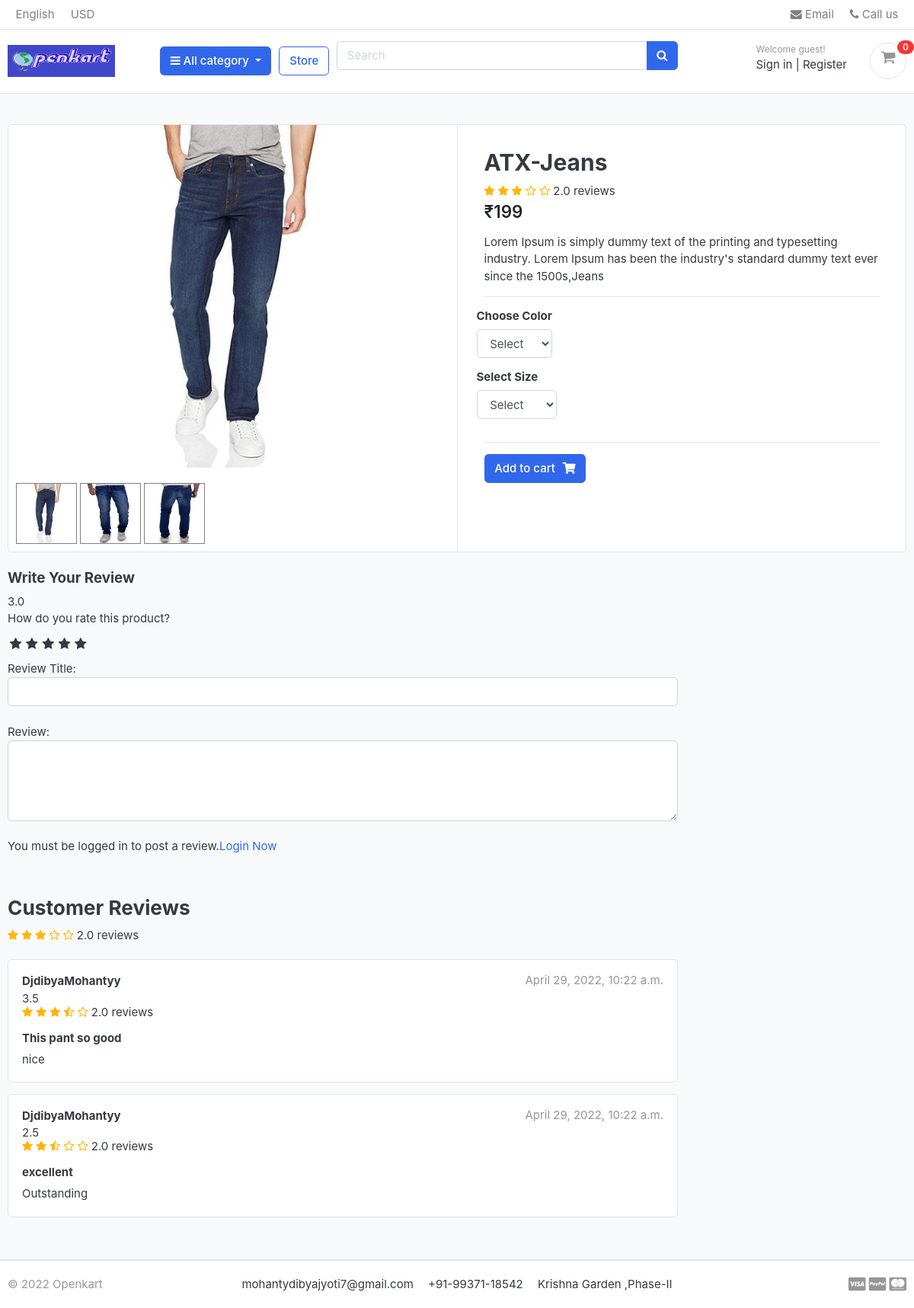
The app's page /store/category/jeans/atx-jeans with its own data.
### store/models.py (models this page shows, shortened)
class Product(models.Model):
    product_name   = models.CharField(max_length=200,unique=True)
    slug           = models.SlugField(max_length=200,unique=True)
    description    = models.TextField(max_length=500,blank=True)
    price          = models.IntegerField()
    images         = models.ImageField(upload_to='photos/products')
    stock          = models.IntegerField()
    is_available   = models.BooleanField(default=True)
    category       = models.ForeignKey(Category,on_delete=models.CASCADE)
    created_date   = models.DateTimeField(auto_now_add=True)
    modified_date  = models.DateTimeField(auto_now=True)
    def averageReview(self):
        reviews = ReviewRating.objects.filter(product=self,status=True).aggregate(average=Avg('rating'))
        avg = 0
        if reviews['average'] is not None:
            avg = float(reviews['average'])
        return avg
    def countReview(self):
        reviews = ReviewRating.objects.filter(product=self, status=True).aggregate(count=Count('id'))
        count = 0
        if reviews['count'] is not None:
            count = float(reviews['count'])
        return count

class ProductGallery(models.Model):
    product = models.ForeignKey(Product,default=None, on_delete=models.CASCADE)
    image = models.ImageField(upload_to='store/products',max_length=255)
    class Meta:
        verbose_name = 'productgallery'
        verbose_name_plural = 'product gallery'

class ReviewRating(models.Model):
    product = models.ForeignKey(Product, on_delete=models.CASCADE)
    user = models.ForeignKey(Account, on_delete=models.CASCADE)
    subject = models.CharField(max_length=100,blank=True)
    review = models.TextField(max_length=500,blank=True)
    rating = models.FloatField()
    ip = models.CharField(max_length=20,blank=True)
    status = models.BooleanField(default=True)
    created_data = models.DateTimeField(auto_now_add=True)
    updated_at = models.DateTimeField(auto_now=True)

### accounts/models.py (models this page shows, shortened)
class Account(AbstractBaseUser):
    first_name   = models.CharField(max_length=50)
    last_name    = models.CharField(max_length=50)
    username     = models.CharField(max_length=50,unique=True)
    email        = models.EmailField(max_length=100,unique=True)
    phone_number = models.CharField(max_length=50)
    date_joined  = models.DateTimeField(auto_now_add=True)
    last_login   = models.DateTimeField(auto_now_add=True)
    is_admin     = models.BooleanField(default=False)
    is_staff     = models.BooleanField(default=False)
    is_active    = models.BooleanField(default=False)
    is_superadmin = models.BooleanField(default=False)
    USERNAME_FIELD = 'email'
    REQUIRED_FIELDS = ['username','first_name','last_name']
    objects = MyAccountManager()
    def full_name(self):
        return f'{self.first_name}{self.last_name}'

### store/views.py (the view)
# urls.py: path('category/<slug:category_slug>/<slug:product_slug>', views.product_detail,name='product_detail'),
def product_detail(request,category_slug,product_slug):
    try:
        single_product = Product.objects.get(category__slug=category_slug,slug=product_slug)
        in_cart = CartItem.objects.filter(cart__cart_id =_cart_id(request),product=single_product).exists()
    except Exception as e:
        raise e
    if request.user.is_authenticated:
        try:
            orderproduct = OrderProduct.objects.filter(user=request.user,product_id=single_product.id).exists()
        except OrderProduct.DoesNotExist:
            orderproduct = None
    else:
        orderproduct = None
    reviews = ReviewRating.objects.filter(product_id=single_product.id,status=True)
    product_gallery = ProductGallery.objects.filter(product_id=single_product.id)
    context ={
        'single_product':single_product,
        'in_cart'       : in_cart,
        'orderproduct'  : orderproduct,
        'reviews'       : reviews,
        'product_gallery' : product_gallery,
    }
    return render(request,'store/product_detail.html',context)

### carts/context_processors.py (called while the page is built)
def counter(request):
    cart_count = 0
    if 'admin' in request.path:
        return {}
    else:
        try:
            cart = Cart.objects.filter(cart_id=_cart_id(request))
            if request.user.is_authenticated:
                cart_items = CartItem.objects.all().filter(user=request.user)
            else:
                cart_items = CartItem.objects.all().filter(cart=cart[:1])
            for cart_item in cart_items:
                cart_count +=  cart_item.quantity
        except Cart.DoesNotExist:
            cart_count = 0
    return dict(cart_count=cart_count)

### carts/views.py (called while the page is built)
def _cart_id(request):
    cart = request.session.session_key
    if not cart:
        cart = request.session.create()
    return cart

### category/context_processors.py (called while the page is built)
def menu_links(request):
    links = Category.objects.all()
    return dict(links=links)

### category/models.py (called while the page is built)
    def get_url(self):
        return reverse('products_by_category',args=[self.slug])

### store/models.py (called while the page is built)
    def colors(self):
        return super(VariationManager, self).filter(variation_category='color',is_active=True)

    def sizes(self):
        return super(VariationManager, self).filter(variation_category='size',is_active =True)

### templates/store/product_detail.html (shortened to what this page needs)
{% extends 'base.html' %}
{% load static %}
{% block content %}
<section class="section-content padding-y bg">
<div class="container">
<div class="card">
	<div class="row no-gutters">
		<aside class="col-md-6">
		<article class="gallery-wrap">
			<div class="img-big-wrap mainImage">
			  <center><img src="{{ single_product.images.url }}"></center>
			</div>
		</article>
		<ul class="thumb">
			<li>
				<a href="{{ single_product.images.url }}" target="mainImage"><img src="{{ single_product.images.url }}" alt="Product Image"></a>
				{% for i in product_gallery %}
				<a href="{{i.image.url}}" target="mainImage"><img src="{{i.image.url}}" alt="Product Image"></a>
				{% endfor %}
			</li>
		</ul>
		</aside>
		<main class="col-md-6 border-left">
	<form action="{% url 'add_cart' single_product.id %}" method="POST">
		<article class="content-body">
		<h2 class="title">{{ single_product.product_name }}</h2>
		<div class="rating-star">
					<span>
						<i class="fa fa-star{% if single_product.averageReview < 0.5 %}-o{% elif single_product.averageReview >= 0.5 and single_product.averageReview < 1 %}-half-o {% endif %}" aria-hidden="true"></i>
						<i class="fa fa-star{% if single_product.averageReview < 1.5 %}-o{% elif single_product.averageReview >= 1.5 and single_product.averageReview < 2 %}-half-o {% endif %}" aria-hidden="true"></i>
						<i class="fa fa-star{% if single_product.averageReview < 2.5 %}-o{% elif single_product.averageReview >= 2.5 and single_product.averageReview < 3 %}-half-o {% endif %}" aria-hidden="true"></i>
						<i class="fa fa-star{% if single_product.averageReview < 3.5 %}-o{% elif single_product.averageReview >= 3.5 and single_product.averageReview < 4 %}-half-o {% endif %}" aria-hidden="true"></i>
						<i class="fa fa-star{% if single_product.averageReview < 4.5 %}-o{% elif single_product.averageReview >= 4.5 and single_product.averageReview < 5 %}-half-o {% endif %}" aria-hidden="true"></i>
					</span>
			<span>{{single_product.countReview}} reviews</span>
				</div>
		<div class="mb-3">
			<var class="price h4">₹{{ single_product.price }}</var>
		</div>
		<p>{{single_product.description}}</p>
		<hr>
			<div class="row">
				<div class="item-option-select">
					<h6>Choose Color</h6>
					<select name="color" class="form-control" required>
						<option value="" disabled selected>Select</option>
					</select>
				</div>
			</div>
			<div class="row">
				<div class="item-option-select">
					<h6>Select Size</h6>
					<select name="size" class="form-control" required>
						<option value="" disabled selected>Select</option>
					</select>
				</div>
			</div>
			<hr>
			{% if single_product.stock <= 0 %}
				<h5 class="text-danger">Out Of Stock</h5>
				{% else %}
			      <button type="submit" class="btn  btn-primary"> <span class="text">Add to cart</span><i class="fas fa-shopping-cart"></i></button></article>
			{% endif %}
    </form>
		</main>
	</div>
</div>
<br>
<div class="row">
	<div class="col-md-9">
	<form action="{% url 'submit_review' single_product.id %}" method="POST">
		<h5>Write Your Review</h5>
		{{single_product.averageReview}}
		<div>
			<label>How do you rate this product?</label>
			<br>
			<div class="rate">
				<input type="radio" name="rating" id="rating10" value="5" required><label for="rating10" title="5"></label>
				<input type="radio" name="rating" id="rating8" value="4" required><label for="rating8" title="4"></label>
				<input type="radio" name="rating" id="rating6" value="3" required><label for="rating6" title="3"></label>
				<input type="radio" name="rating" id="rating4" value="2" required><label for="rating4" title="2"></label>
				<input type="radio" name="rating" id="rating2" value="1" required><label for="rating2" title="1"></label>
			</div>
			<br>
			Review Title:
			<input type="text" class="form-control" name="subject" required>
			<br>
			Review:
			<textarea name="review" rows="4" class="form-control"></textarea>
			<br>
			{% if user.is_authenticated %}
				{% if orderproduct %}
			      <input type="submit" value="Submit Review" class="btn btn-primary">
				{% else %}
				   <p>You must purchase this product to post a review.</p>
			    {% endif %}
			{% else %}
			<p>You must be logged in to post a review.<span><a href="{% url 'login' %}">Login Now</a></span></p>
			{% endif %}
		</div>
	</form>
<br>
<header class="section-heading">
		<h3>Customer Reviews </h3>
		<span>
			<div class="rating-star">
					<span>
						<i class="fa fa-star{% if single_product.averageReview < 0.5 %}-o{% elif single_product.averageReview >= 0.5 and single_product.averageReview < 1 %}-half-o {% endif %}" aria-hidden="true"></i>
						<i class="fa fa-star{% if single_product.averageReview < 1.5 %}-o{% elif single_product.averageReview >= 1.5 and single_product.averageReview < 2 %}-half-o {% endif %}" aria-hidden="true"></i>
						<i class="fa fa-star{% if single_product.averageReview < 2.5 %}-o{% elif single_product.averageReview >= 2.5 and single_product.averageReview < 3 %}-half-o {% endif %}" aria-hidden="true"></i>
						<i class="fa fa-star{% if single_product.averageReview < 3.5 %}-o{% elif single_product.averageReview >= 3.5 and single_product.averageReview < 4 %}-half-o {% endif %}" aria-hidden="true"></i>
						<i class="fa fa-star{% if single_product.averageReview < 4.5 %}-o{% elif single_product.averageReview >= 4.5 and single_product.averageReview < 5 %}-half-o {% endif %}" aria-hidden="true"></i>
					</span>
				<span>{{single_product.countReview}} reviews</span>
				</div>
		</span>
	</header>
{% for review in reviews %}
	<article class="box mb-3">
		<div class="icontext w-100">
			<div class="text">
				<span class="date text-muted float-md-right">{{review.updated_at}}</span>
				<h6 class="mb-1">{{review.user.full_name}} </h6>
				{{review.rating}}
				<div class="rating-star">
					<span>
						<i class="fa fa-star{% if review.rating == 0.5 %}-half-o{% elif review.rating < 1 %}-o {% endif %}" aria-hidden="true"></i>
						<i class="fa fa-star{% if review.rating == 1.5 %}-half-o{% elif review.rating < 2 %}-o {% endif %}" aria-hidden="true"></i>
						<i class="fa fa-star{% if review.rating == 2.5 %}-half-o{% elif review.rating < 3 %}-o {% endif %}" aria-hidden="true"></i>
						<i class="fa fa-star{% if review.rating == 3.5 %}-half-o{% elif review.rating < 4 %}-o {% endif %}" aria-hidden="true"></i>
						<i class="fa fa-star{% if review.rating == 4.5 %}-half-o{% elif review.rating < 5 %}-o {% endif %}" aria-hidden="true"></i
					</span>
					<span>{{single_product.countReview}} reviews</span>
				</div>
			</div>
		</div>
		<div class="mt-3">
			<h6>{{review.subject}}</h6>
			<p>
				{{review.review}}
			</p>
		</div>
	</article>
{% endfor %}
	</div>
</div>
</div>
</section>
{% endblock %}

### static/css/ui.css (style rules this page uses)
html { font-family: "Inter", sans-serif; font-size: 15px; }
.content-body { flex: 1 1 auto; padding: 2rem 2.3rem; }
.padding-y { padding-top: 40px; padding-bottom: 40px; }
var { font-style: normal; }
article:after, .form-group:after { display: block; clear: both; content: ""; }
.bg { background-color: #f8f9fa; }
.section-heading { margin-bottom: 20px; margin-top: 15px; }
p:last-child { margin-bottom: 0; }
.btn .text + i { margin-left: 10px; }
.icontext { display: inline-flex; align-items: center; vertical-align: middle; }
.icontext .text { width: 100%; line-height: 1.2; }
.price { font-weight: 600; color: #212529; }
.box { padding: 18px; background: #fff; border-radius: 0.37rem; border: 1px solid #e4e4e4; }
.gallery-wrap .img-big-wrap { margin-bottom: 10px; border-radius: 0.37rem; overflow: hidden; background-color: #fff; }
.gallery-wrap .img-big-wrap img { height: 450px; width: auto; display: inline-block; }
.item-option-select { margin-bottom: 1rem; display: inline-block; margin-right: 15px; }

### static/css/custom.css (style rules this page uses)
.rate { display: inline-block; border: 0; }
.rate > label { float: right; }
.rate > label:before { display: inline-block; font-size: 1.1rem; font-family : FontAwesome; content : "\f005"; margin:0; padding:0.3rem .2rem; curser: pointer; }
.rating-star i { color : #ffb503 !important; }
ul.thumb { margin: 0 auto; padding: 0; float: left; }
ul.thumb li { list-style : none; margin : 10px; }
ul.thumb li img { width: 80px; height : 80px; border : 1px solid grey; }

### records on screen
Product: images (picture), product_name "ATX-Jeans", countReview "2.0", price "199", description "Lorem Ipsum is simply dummy text of the printing and typesetting industry. Lorem Ipsum has been the industry's standard dummy text ever since the 1500s,Jeans", averageReview "3.0"
ProductGallery: image (picture)
ProductGallery: image (picture)
ReviewRating: updated_at "April 29, 2022, 10:22 a.m.", user.full_name "DjdibyaMohantyy", rating "3.5", subject "This pant so good", review "nice"
ReviewRating: updated_at "April 29, 2022, 10:22 a.m.", user.full_name "DjdibyaMohantyy", rating "2.5", subject "excellent", review "Outstanding"

### other values on screen
{{ cart_count }} "0"
